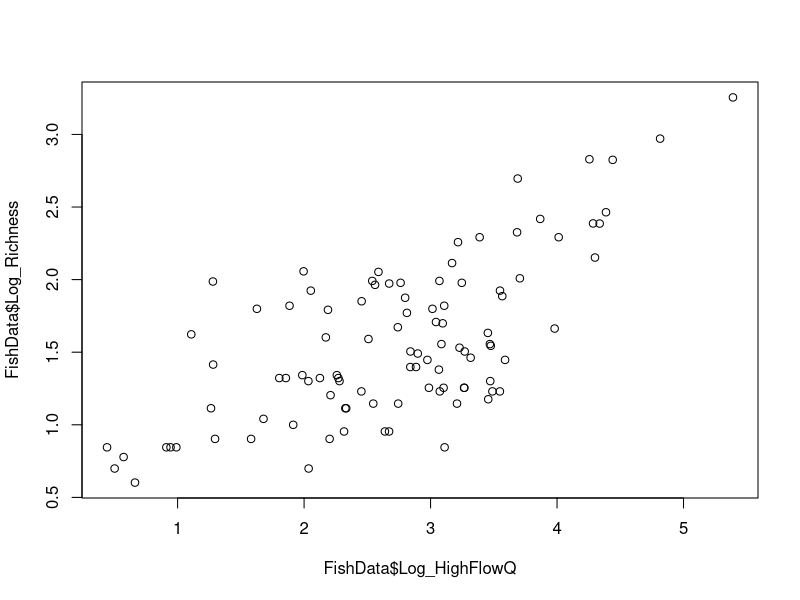

Write R code to recreate this figure.
## This is an R script to:
## 1) Build a linear regression model of fish species richess, using river discharge as the predictor and data from McGarvey & Terra (2016).
## 2) Create a custom loop in R that will iterate steps 2-5 below.
## 3) Randomly subsample the complete dataset.
## 4) Re-build the linear regression model of fish species richness, fit to the subsampled data.
## 5) Store the modelign results to a master list of results.
## 6) Repeat the process a specified number of times.

# The full citation for McGarvey & Terra (2016) is:
# 'Using river discharge to model and deconstruct the latitudinal diversity gradient for fishes of the Western Hemisphere',
# Journal of Biogeography 43(7):1436-1449 [https://doi.org/10.1111/jbi.12618].

# 1 R package is needed from CRAN: 'tidyverse'.



#-----------------------------------------------------------------
# Step 0. Install and load the necessary R packages.
#-----------------------------------------------------------------

# Now install and/or load 'tidyverse'.

  install.packages('tidyverse')

  library(tidyverse)

rm(list=ls())


#-----------------------------------------------------------------
# Step 1. Load the fish species richness data from McGarvey & Terra (2016).
#-----------------------------------------------------------------

# First navigate to the 'LoopExercise' folder and make it the working directory.


# Load the NEON invertebrate data file ("inv_persample.csv").

  FishData <- read.csv("./CustomLoop/McGarvey_Terra_2016_FishData.csv")



#-----------------------------------------------------------------
# Step 2. Build a linear regression model of fish species richness.
#-----------------------------------------------------------------

# First examine the correlation between discharge and richness.

  plot(FishData$Log_Richness ~ FishData$Log_HighFlowQ)


# Build the linear regression model (response = 'Log_Richness', predictor = 'Log_MeanAnnualQ').

  Model1 <- lm(FishData$Log_Richness ~ FishData$Log_MeanAnnualQ)

summary(Model1)

#-----------------------------------------------------------------
# Step 3. Create an empty data frame to store key results/statistics from the linear regression models.
#-----------------------------------------------------------------

# Create new variables to store relevant summary statistics from the linear regression models.

  Intercept <- 0
  
  InterceptStdErr <- 0
  
  Slope <- 0
  
  SlopeStdErr <- 0
  
  ResidStdErr <- 0
  
  Rsq <- 0
  
  AdjRsq <- 0
  
  DegFree <- 0
  
  Fstat <- 0
  
  Pvalue <- 0


# Combine the new, empty variables into a new data frame [RegressionResults] to store results.

  RegressionResults <- data.frame(Intercept, InterceptStdErr, Slope, SlopeStdErr, ResidStdErr, Rsq, AdjRsq, DegFree, Fstat, Pvalue)


# Update each of the summary statistics from the linear regression model.

  Intercept <- summary(Model1)$coefficients[1, 1]
  
  InterceptStdErr <- summary(Model1)$coefficients[1, 2]
  
  Slope <- summary(Model1)$coefficients[2, 1]
  
  SlopeStdErr <- summary(Model1)$coefficients[2, 2]
  
  ResidStdErr <- summary(Model1)$sigma
  
  Rsq <- summary(Model1)$r.squared
  
  AdjRsq <- summary(Model1)$adj.r.squared
  
  DegFree <- as.numeric(summary(Model1)$fstatistic[3])
  
  Fstat <- as.numeric(summary(Model1)$fstatistic[1])
  
  Pvalue <- summary(Model1)$coefficients[2, 4]


# Store the summary statistics in the first row of the [RegressionResults] data frame.

  RegressionResults[1, 1] <- Intercept

  RegressionResults[1, 2] <- InterceptStdErr
  
  RegressionResults[1, 3] <- Slope
  
  RegressionResults[1, 4] <- SlopeStdErr
  
  RegressionResults[1, 5] <- ResidStdErr
  
  RegressionResults[1, 6] <- Rsq
  
  RegressionResults[1, 7] <- AdjRsq
  
  RegressionResults[1, 8] <- DegFree
  
  RegressionResults[1, 9] <- Fstat
  
  RegressionResults[1, 10] <- Pvalue


# Change first row label in [RegressionResults] to 'Complete'.

  row.names(RegressionResults)[row.names(RegressionResults) == '1'] <- 'Complete'



#-----------------------------------------------------------------
# Step 4. Create a loop to subsample the complete dataset and re-run the linear regression model 99 times.
#-----------------------------------------------------------------

### Start the simulation loop here --------------------------------------------------------------------------

# Create a 'for' loop and use a counter ('i') to keep tabs of the number of subsamples run.
# Here, we state 'i in 1:99' to specify that we're starting with i = 1 and continuing through i = 99.
# After the 'for' statement, use the left curly bracket { to indicate the start of the looping code.

  for (i in 1:99) {


# Use the 'sample_n' function from 'tidyverse' ('dplyr') to randomly subsample 33 river basins (rows) from the complete [FishData] dataframe.

  FishDataSub <- FishData %>% sample_n(size = 33, replace = FALSE)


# Rebuild the linear regression model, using the subsample data [FishDataSub].

  Model1 <- lm(FishDataSub$Log_Richness ~ FishDataSub$Log_MeanAnnualQ)


# Update each of the summary statistics from the linear regression model.

  Intercept <- summary(Model1)$coefficients[1, 1]
  
  InterceptStdErr <- summary(Model1)$coefficients[1, 2]
  
  Slope <- summary(Model1)$coefficients[2, 1]
  
  SlopeStdErr <- summary(Model1)$coefficients[2, 2]
  
  ResidStdErr <- summary(Model1)$sigma
  
  Rsq <- summary(Model1)$r.squared
  
  AdjRsq <- summary(Model1)$adj.r.squared
  
  DegFree <- as.numeric(summary(Model1)$fstatistic[3])
  
  Fstat <- as.numeric(summary(Model1)$fstatistic[1])
  
  Pvalue <- summary(Model1)$coefficients[2, 4]


# Store the summary statistics in the 'i-th' row of the [RegressionResults] data frame.

  RegressionResults[i + 1, 1] <- Intercept

  RegressionResults[i + 1, 2] <- InterceptStdErr
  
  RegressionResults[i + 1, 3] <- Slope
  
  RegressionResults[i + 1, 4] <- SlopeStdErr
  
  RegressionResults[i + 1, 5] <- ResidStdErr
  
  RegressionResults[i + 1, 6] <- Rsq
  
  RegressionResults[i + 1, 7] <- AdjRsq
  
  RegressionResults[i + 1, 8] <- DegFree
  
  RegressionResults[i + 1, 9] <- Fstat
  
  RegressionResults[i + 1, 10] <- Pvalue


# Update the row label in [RegressionResults] to 'Subsample i'.

  row.names(RegressionResults)[row.names(RegressionResults) == i + 1] <- paste0('Subsample', i)


# Increase 'i' by 1 unit.

	# i = i + 1


# Use the right curly bracket } to end the looping code.

  }


### The simulation loop has ended here --------------------------------------------------------------------------


# Export [RegressionResults] to a .csv file.
  
  write.csv(RegressionResults, './CustomLoop/LinearRegressionResults_FishRichnessModel.csv', row.names = T)



#-----------------------------------------------------------------
# End of code.
#-----------------------------------------------------------------